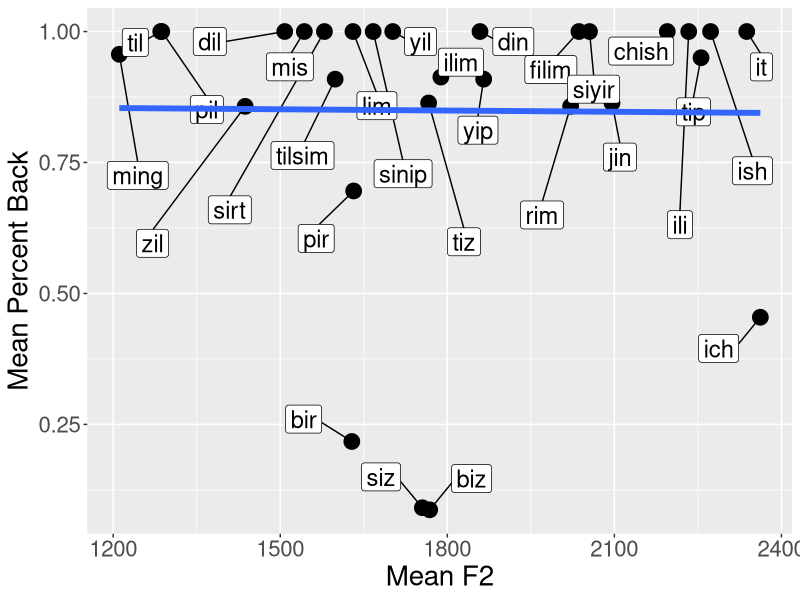
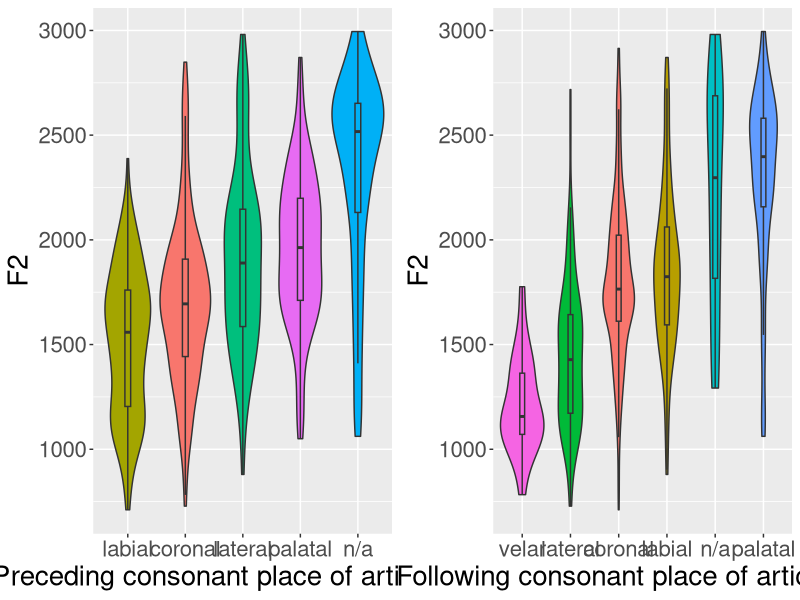
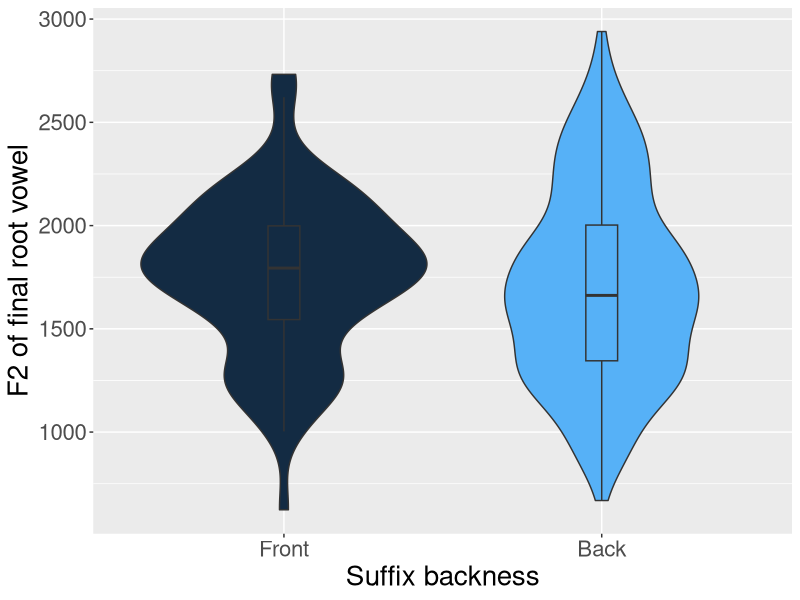
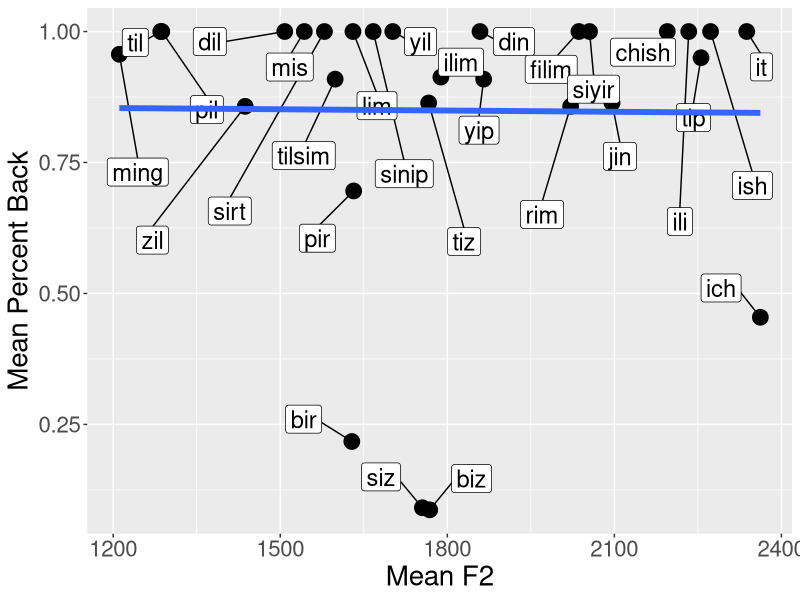
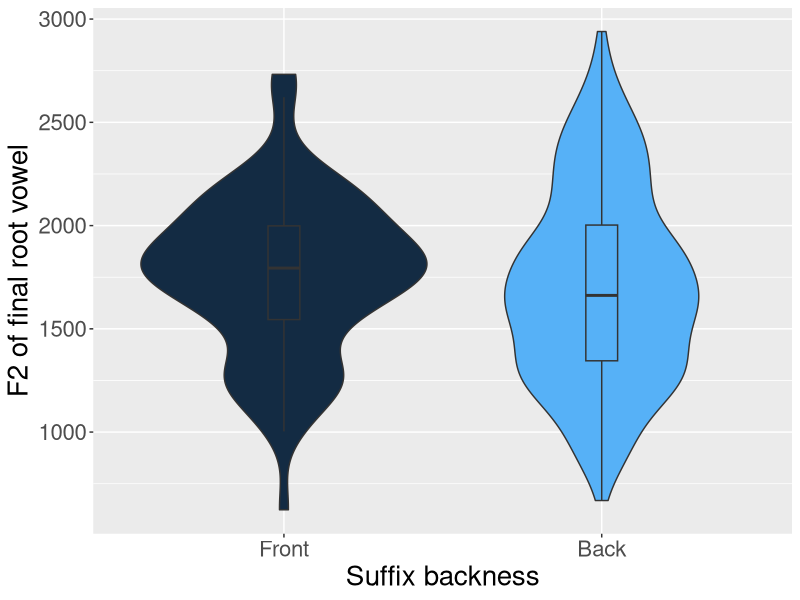

The R script that drew these images, in order:
library(ggrepel)
library(gridExtra)
library(lme4)
library(lmerTest)
library(tidyverse)

#########################
# Load and process data #
#########################

# The 'IsSuffixBack' column is calculated based on suffixed tokens, but is
# duplicated across both unsuffixed and suffixed tokens. We use this value
# to look for a relationship between speakers' suffix choices and their
# acoustic realization of neutral root vowels in both suffixed and unsuffixed
# tokens
#setwd('/your/directory/goes/here/')
setwd('C:/Users/conno/Dropbox/ling/Dissertation/code/ch_5/tidy4amp')
neutral_roots <- read_csv('neutral_roots.csv')

unsuffixed_roots <- neutral_roots %>%
  filter(!HasSuffix)

suffixed_roots <- neutral_roots %>%
  filter(HasSuffix) %>%
  mutate(IsSuffixBackFactor = as_factor(IsSuffixBack))

# Get mean F2 and proportion of back responses for each root for plotting
agg_unsuffixed_roots <- unsuffixed_roots %>%
  group_by(Word) %>% 
  summarize(
    mean_f2 = mean(F2),
    prop_back = mean(IsSuffixBack, na.rm=TRUE))

####################
# Generate figures #
####################

# Generate summary plot of relationship between mean F2 and overall proportion
# of back suffixes
ggplot(agg_unsuffixed_roots, aes(x=mean_f2, y=prop_back, label=Word)) +
  geom_point(size=5) +
  geom_label_repel(size=6, box.padding=1) +
  geom_smooth(method="lm", se=FALSE, size=2) +
  xlab("Mean F2") +
  ylab("Mean Percent Back") +
  theme(text=element_text(size=20))
ggsave("correlation_plot.png")

# Plot F2 based on place of articulation of following consonant
p1 <- ggplot(unsuffixed_roots, aes(x=reorder(PrecedingPlace, F2, median), y=F2, 
                                   fill=PrecedingPlace)) +
  geom_violin() +
  xlab("Preceding consonant place of articulation") +
  theme(legend.position = "none",
        text=element_text(size=20)) +
  geom_boxplot(width=0.1, outlier.shape = NA)

p2 <- ggplot(unsuffixed_roots, aes(x=reorder(FollowingPlace, F2, median), y=F2, 
                                   fill=FollowingPlace)) +
  geom_violin() +
  xlab("Following consonant place of articulation") +
  theme(legend.position = "none",
        text=element_text(size=20)) +
  geom_boxplot(width=0.1, outlier.shape = NA)

grid.arrange(p1, p2, ncol=2)

ggplot(suffixed_roots, aes(x=IsSuffixBackFactor, y=F2, fill=IsSuffixBack)) +
  geom_violin() +
  geom_boxplot(width=0.1, outlier.shape = NA) +
  xlab("Suffix backness") +
  scale_x_discrete(name="Suffix backness", labels=c("Front", "Back")) +
  theme(legend.position = "none",
        text=element_text(size=20)) +
  ylab("F2 of final root vowel")
ggsave('front_back_suffix_acoustic_plot.png')

##############
# Fit models #
##############

# Unsuffixed roots
m_f2_unsuffixed <- lmer(
  F2 ~ IsSuffixBack + Gender + FollowingPlace + PrecedingPlace + (1|Speaker) + (1|Word), 
  data=unsuffixed_roots
)
summary(m_f2_unsuffixed)

# Suffixed roots
m_f2_suffixed <- lmer(
  F2 ~ IsSuffixBack + Gender + FollowingPlace + PrecedingPlace + (1|Speaker) + (1|Word), 
  data=suffixed_roots
)
summary(m_f2_suffixed)
